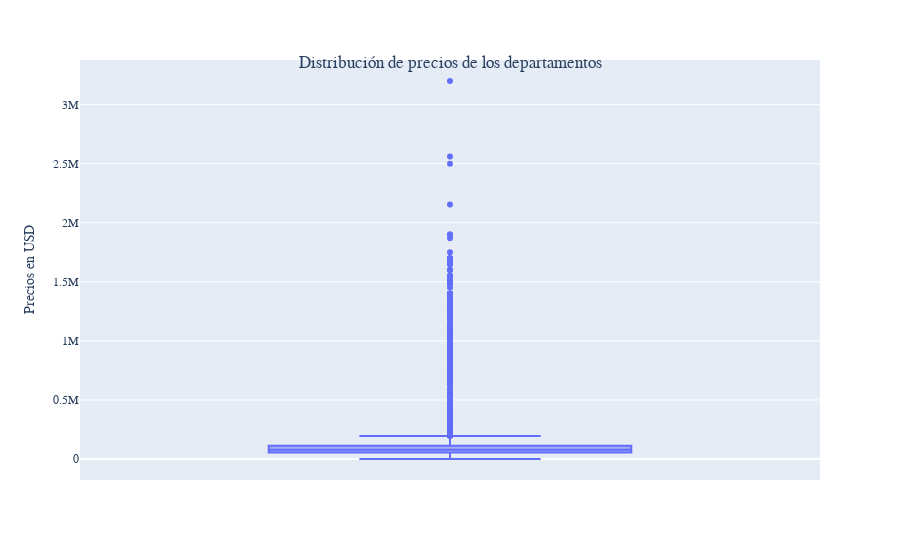

Notebook source saved alongside this figure:
### Markdown cell above
**Realizamos un box plot para visualizar la distribucion de los precios de los departamentos. Vemos que la mediana es de 78.550 dolares. Tambien se evidencia una gran cantidad de valores outliers, siendo el valor maximo de 3.2 millones de dolares. Determinamos que hay que proseguir con la limpieza de esos outliers que afectaran a nuestro analisis**

### Code cell
fig = px.box(data_frame=data_cba, y='price_usd')

fig.update_layout(
    title={
        'text': "Distribución de precios de los departamentos",
        'y':0.9,
        'x':0.5,
        'xanchor': 'center',
        'yanchor': 'top'},
    yaxis_title="Precios en USD",
    font=dict(
        family="Arial",
        size=12))
fig.show()

### Figure 1 — Plotly figure (JSON) as saved in the notebook; plotly's stock layout.template omitted (floating-point values rounded to 4 significant figures; data arrays with more than 128 entries replaced by an {"elided": "..."} marker saying what was removed)
{"data": [{"alignmentgroup": "True", "hovertemplate": "price_usd=%{y}<extra></extra>", "legendgroup": "", "marker": {"color": "#636efa"}, "name": "", "notched": false, "offsetgroup": "", "orientation": "v", "showlegend": false, "type": "box", "x0": " ", "xaxis": "x", "y": {"elided": "3140 float values"}, "y0": " ", "yaxis": "y"}], "layout": {"boxmode": "group", "font": {"family": "Arial", "size": 12}, "legend": {"tracegroupgap": 0}, "margin": {"t": 60}, "title": {"text": "Distribución de precios de los departamentos", "x": 0.5, "xanchor": "center", "y": 0.9, "yanchor": "top"}, "xaxis": {"anchor": "y", "domain": [0, 1]}, "yaxis": {"anchor": "x", "domain": [0, 1], "title": {"text": "Precios en USD"}}}}
